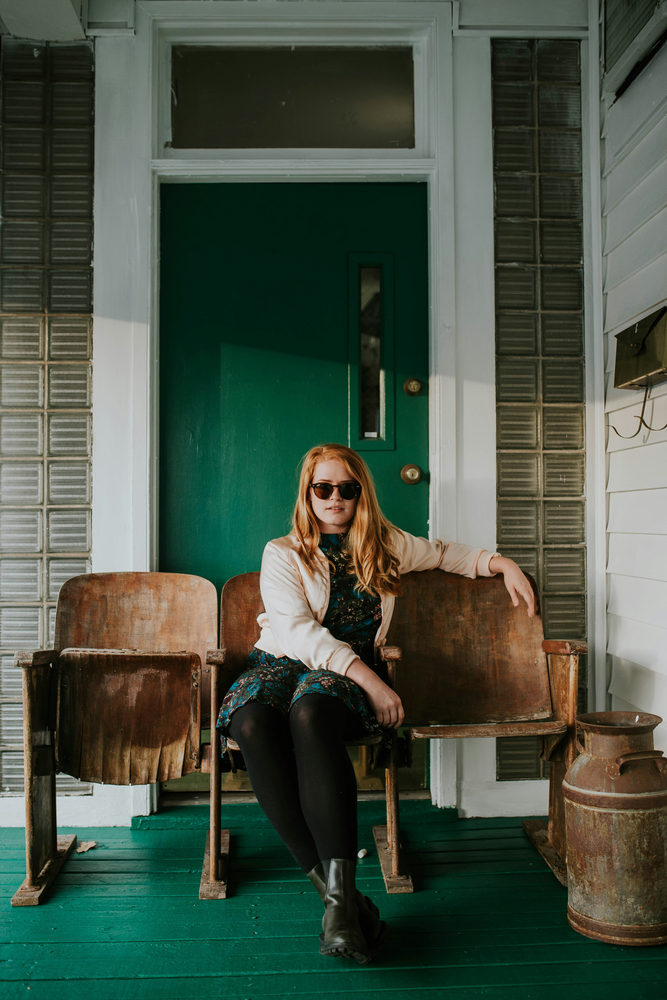
#> input picture Exploration/Ex04/human_segmentation/images/person.png, 667 x 1000 px, shrunk from 3547 x 5320 before the run, found by its file name
$ jupyter execute --allow-errors project_blur.ipynb
#> lines starting #> are read from the running program, lines starting #| are printed output that depends on the picture
[cell 1]
import os
import urllib
import cv2
import numpy as np
from pixellib.semantic import semantic_segmentation
from matplotlib import pyplot as plt

[cell 2]
image_name = 'person.png'

img_path = '/workspace/aiffel/human_segmentation/images/' + image_name
img_orig = cv2.imread(img_path)
#> img_orig is the input picture: shape (1000, 667, 3); mean B, G, R 68.6, 82.7, 70.5

print(img_orig.shape)
#| (1000, 667, 3)
plt.imshow(cv2.cvtColor(img_orig, cv2.COLOR_BGR2RGB))
plt.show()

[cell 3]
LABEL_NAMES = [
    'background', 'aeroplane', 'bicycle', 'bird', 'boat', 'bottle', 'bus',
    'car', 'cat', 'chair', 'cow', 'diningtable', 'dog', 'horse', 'motorbike',
    'person', 'pottedplant', 'sheep', 'sofa', 'train', 'tv'
]

model_dir = '/workspace/aiffel/human_segmentation/models'
model_file = os.path.join(
    model_dir, 'deeplabv3_xception_tf_dim_ordering_tf_kernels.h5')
#> (the rest of this cell did not finish here and is left out)

[cell 4]
from PIL import Image
image = Image.open(img_path)
if image.mode != "RGB":
    image = image.convert("RGB")
    # 변환된 이미지를 저장
    convert_image = 'convert_' + image_name
    converted_path = '/workspace/aiffel/human_segmentation/images/convert/' + convert_image
    image.save(converted_path)
    img_path = converted_path  # img_path를 변환된 이미지로 업데이트
    img_orig = cv2.imread(img_path)
else:
    converted_path = img_path

#> (the rest of this cell did not finish here and is left out)

#> (a cell that did not finish here is left out)

#> (a cell that did not finish here is left out)

[cell 7]
colormap = np.zeros((256, 3), dtype=int)
ind = np.arange(256, dtype=int)

for shift in reversed(range(8)):
    for channel in range(3):
        colormap[:, channel] |= ((ind >> channel) & 1) << shift
    ind >>= 3

[cell 8]
change_colormap = colormap[15]   # 하드코딩

[cell 9]
seg_color = change_colormap[[2,1,0]]

#> (a cell that did not finish here is left out)

[cell 11]
img_show = img_orig.copy()
#> (the rest of this cell did not finish here and is left out)

[cell 12]
img_orig_blur = cv2.blur(img_orig, (80, 80))
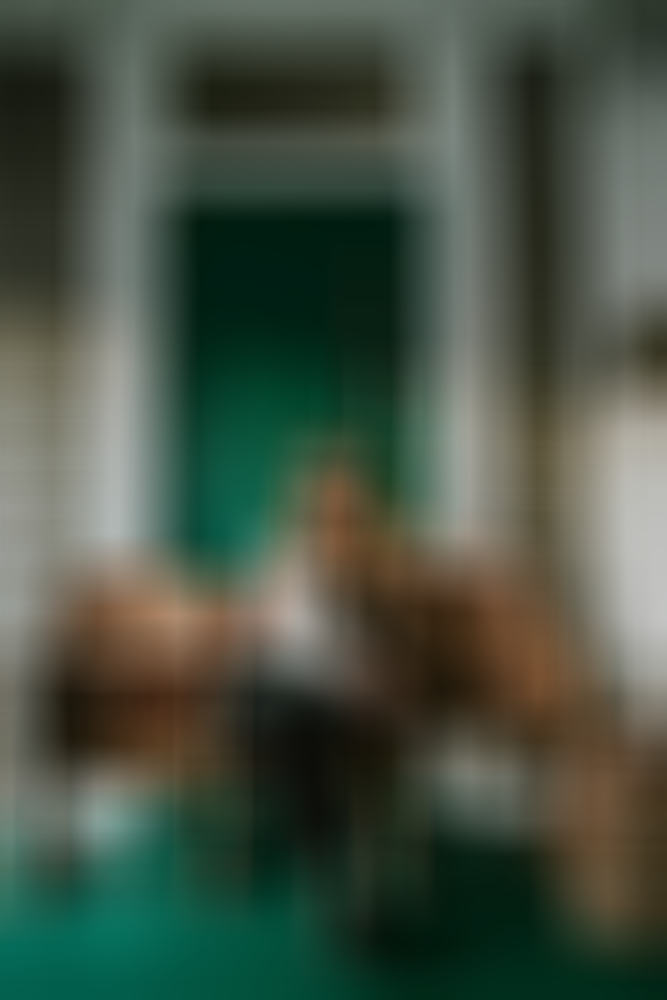
#> img_orig_blur: shape (1000, 667, 3); mean B, G, R 68.6, 82.7, 70.5

plt.imshow(cv2.cvtColor(img_orig_blur, cv2.COLOR_BGR2RGB))
plt.show()


$ run again, with Exploration/Ex04/human_segmentation/images/donggu.png copied over Exploration/Ex04/human_segmentation/images/person.png
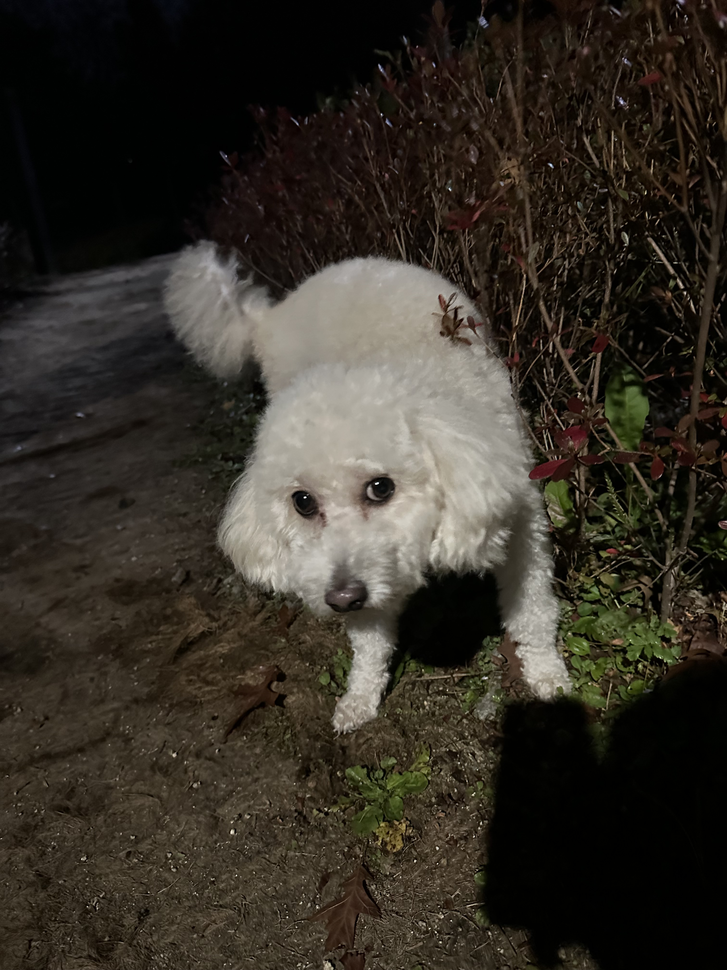
#> input picture Exploration/Ex04/human_segmentation/images/donggu.png, 727 x 970 px, shrunk from 3024 x 4032 before the run, found by its file name
#> img_orig is the input picture: shape (970, 727, 3); mean B, G, R 38.7, 47, 52.2
#| (970, 727, 3)
#> `image = Image.open(img_path)`:
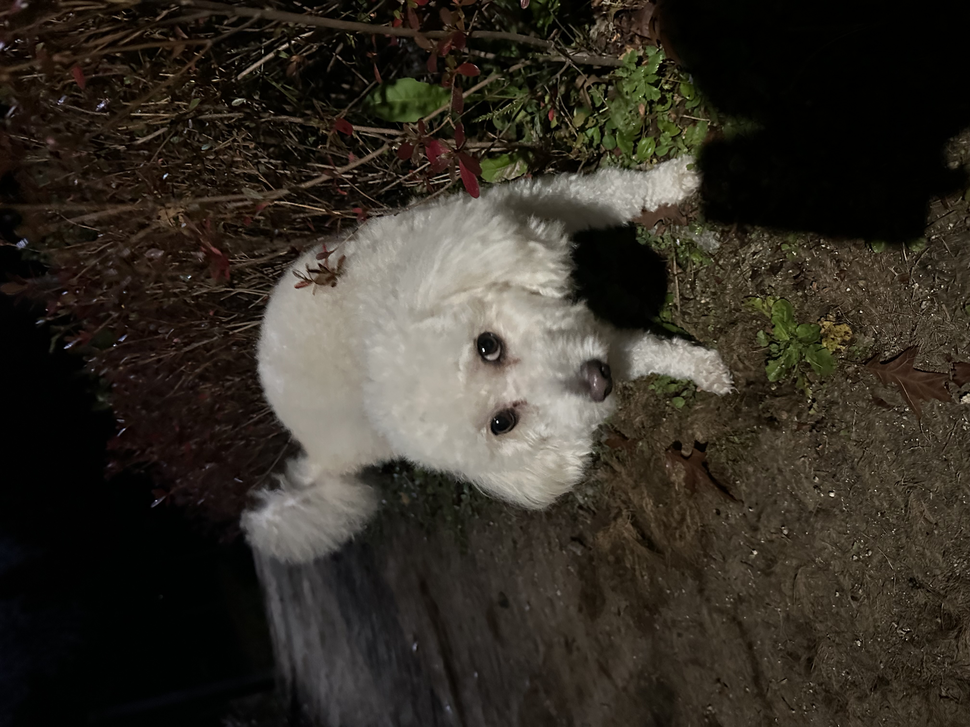
#> image: PIL image 970x727 RGB; mean R, G, B 52.2, 47, 38.7
#> `img_orig_blur = cv2.blur(img_orig, (80, 80))`:
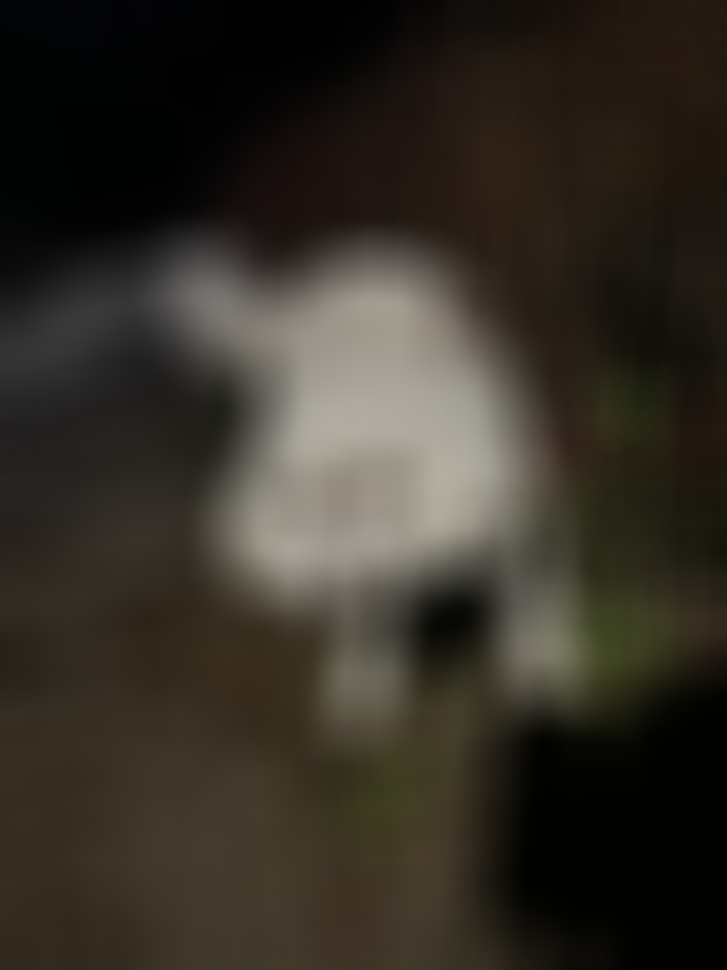
#> img_orig_blur: shape (970, 727, 3); mean B, G, R 38.6, 47, 52.2

$ run again, with Exploration/Ex04/human_segmentation/images/leo.png copied over Exploration/Ex04/human_segmentation/images/person.png
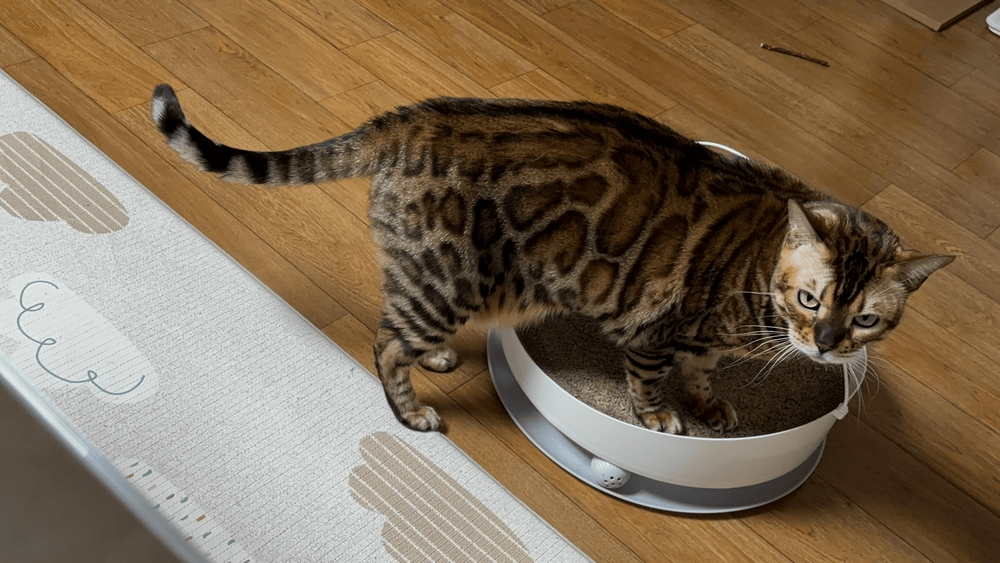
#> input picture Exploration/Ex04/human_segmentation/images/leo.png, 1000 x 563 px, shrunk from 1440 x 811 before the run, found by its file name
#> img_orig is the input picture: shape (563, 1000, 3); mean B, G, R 83.9, 107, 126.1
#| (563, 1000, 3)
#> `img_orig_blur = cv2.blur(img_orig, (80, 80))`:
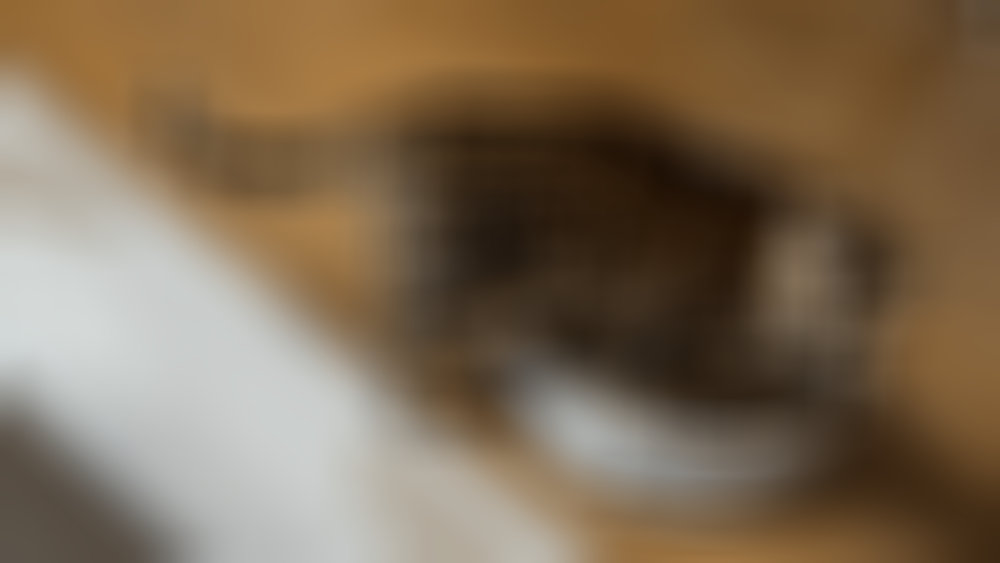
#> img_orig_blur: shape (563, 1000, 3); mean B, G, R 83.9, 107, 126.1

$ run again, with Exploration/Ex04/human_segmentation/images/my_image.png copied over Exploration/Ex04/human_segmentation/images/person.png
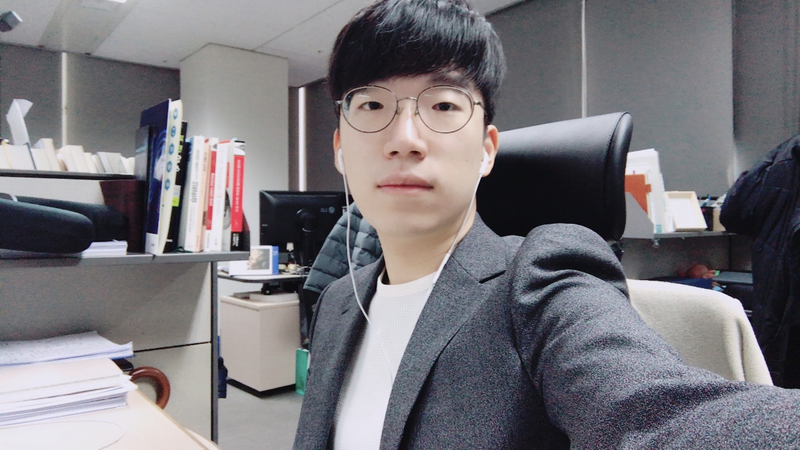
#> input picture Exploration/Ex04/human_segmentation/images/my_image.png, 800 x 450 px, found by its file name
#> img_orig is the input picture: shape (450, 800, 3); mean B, G, R 123.2, 118.1, 120.4
#| (450, 800, 3)
#> `img_orig_blur = cv2.blur(img_orig, (80, 80))`:
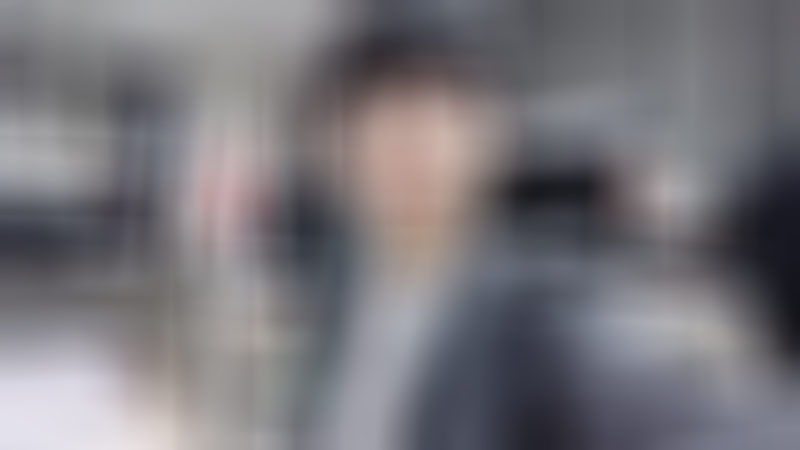
#> img_orig_blur: shape (450, 800, 3); mean B, G, R 123.3, 118.1, 120.4
